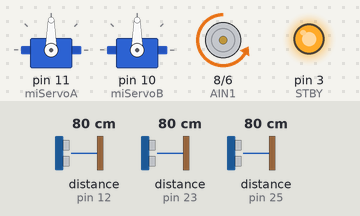
The sketch below on a simulated Arduino Mega 2560, built with avr-gcc and run on an emulated ATmega2560. Parts: 2 × servo, direction and speed pins drawn as motors (green arrow = direction pin HIGH = forward, orange = LOW = backward, longer = more drive, stopped while the standby pin is LOW), output pins drawn as LEDs (lit = HIGH). Wiring (inferred from the names in the program): 3 × ultrasonic range finder: trigger pin 13, echo pin 12 / trigger pin 22, echo pin 23 / trigger pin 24, echo pin 25. Dashed ring = blinking. The test bench sets the inputs (shaded band); at power-on: distance to the obstacle (sensors on pin 12, pin 23, pin 25) 80 cm. The echo pulse lasts 58.3 µs per cm; pins used as bus, display or sensor lines are not drawn; what the sketch prints to the serial monitor is not drawn.

Above: at 1.2 s.
1.3 s: distance to the obstacle (sensor on pin 12) set to 28 cm
4.3 s: distance to the obstacle (sensor on pin 12) set to 22 cm
At 6.4 s:
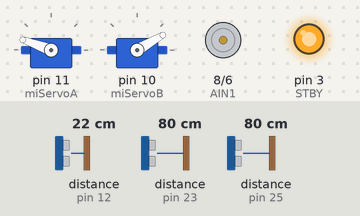
At 7.1 s:
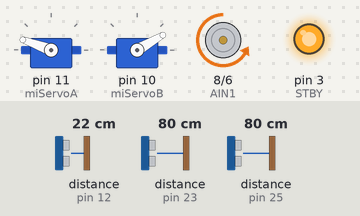
7.3 s: distance to the obstacle (sensor on pin 23) set to 4 cm
At 7.51 s:
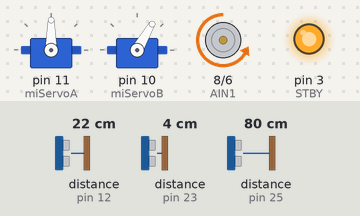
10.3 s: distance to the obstacle (sensor on pin 25) set to 4 cm
At 10.73 s:
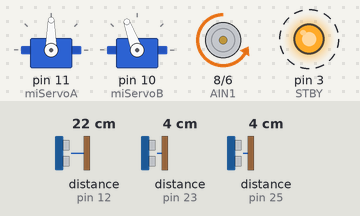
13.3 s: distance to the obstacle (sensor on pin 25) set to 2 cm
16.3 s: distance to the obstacle (sensor on pin 25) set to 9 cm
Timing chart, 0 to 20.3 s (numbered marks = the images above; inputs shaded):
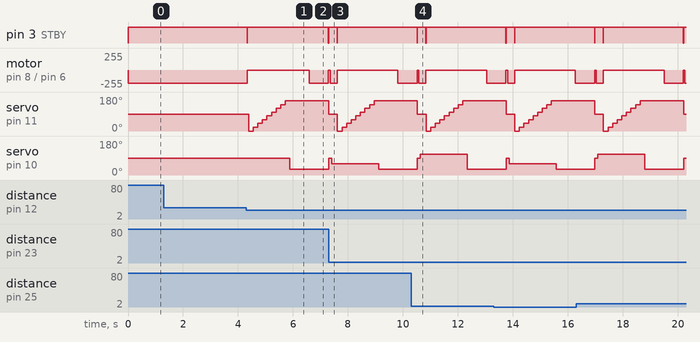

Measured:
- the behaviour switches between 26 and 25 cm on distance to the obstacle (sensor on pin 12) (found by bisection; images 0 and 1)
- after the input at 1.3 s, every drawn part: stays the same
- after the input at 4.3 s, pin 3 (STBY): HIGH → LOW at once, → HIGH 0.01 s later, → LOW 2.9 s later; motor on pin 8 (AIN1) / pin 6 (PWMA): backward 200/255 → stopped at once, → backward 200/255 2.3 s later, → stopped 0.70 s later

The sketch:

Fase8_c_digo_3_sensores.ino
```cpp
#include <Servo.h> // encargada de la abstracción de la Modulación por ancho de pulsos.

int PWMA =6;      // Velocidad motores derecha
int AIN1 =8;     // Dirección motores derecha
int STBY =3;      // Stand-by del puente
int VELOCIDAD =200;   // Velocidad de ensayo (0-255)

Servo miServoA; // Objeto encargado de administrar todas las órdenes a través de él
Servo miServoB; //Mueve al motor ultrasónico

int TRIG_PIN = 13;     // Pin que envía el pulso
int ECHO_PIN = 12;     // Pin que recibe el eco
long TIMEOUT_US = 30000UL; // 30 ms → ~5 m

/* Ángulos de barrido del sensor (0 170°) */
const int MIN_PAN = 0;
const int MAX_PAN = 170;
const int STEP_PAN = 20;

/* ---------- Constantes de control ---------- */
int SPEED_FWD  = 180;   // 0 255
const int SPEED_REV  = 160;   // retroceso lento
const unsigned int SAFE_DIST = 25;   // cm
const unsigned long SCAN_DELAY = 15;  // milisegundos entre mediciones

/* Ángulos de dirección (ajusta a tu mecánica) */
const int CENTER_DIR = 90;
const int LEFT_DIR   = 130;
const int RIGHT_DIR  = 30;

// Pines sensores ultrasónicos laterales cercanos (para evitar paredes cerca)
int trigLateralIzq = 24;
int echoLateralIzq = 25;
int trigLateralDer = 22;
int echoLateralDer = 23;

// Variables para distancias laterales
float lateralIzq = -1;
float lateralDer = -1;

void setup() {
   miServoA.attach(11); // Pin 10 o Pin 11.
   miServoB.attach(10); // Mueve al motor ultrasónico
   Serial.begin(9600);

   pinMode(PWMA, OUTPUT);
   pinMode(AIN1, OUTPUT);
   pinMode(STBY, OUTPUT);
   digitalWrite(STBY, HIGH);  // Activa el TB6612

   miServoA.write(90);
   miServoB.write(90);

   Serial.println("===== Test de motores iniciado =====");

   pinMode(TRIG_PIN, OUTPUT);
   pinMode(ECHO_PIN, INPUT);
   digitalWrite(TRIG_PIN, LOW);          // Asegura nivel bajo inicial
   Serial.println("HC-SR04 listo…");

   // Pines sensores laterales cercanos
   pinMode(trigLateralIzq, OUTPUT);
   pinMode(echoLateralIzq, INPUT);
   pinMode(trigLateralDer, OUTPUT);
   pinMode(echoLateralDer, INPUT);
}

void loop() {
  /* 1. Avance normal */
  miServoB.write(90);
  adelanteMD(SPEED_FWD);
  miServoA.write(90); // mirada frontal

  unsigned int d = readDistance();

  // Leer distancias laterales cercanas
  lateralIzq = medirDistanciaCm(trigLateralIzq, echoLateralIzq);
  lateralDer = medirDistanciaCm(trigLateralDer, echoLateralDer);

  Serial.print("Frontal: ");
  Serial.print(d);
  Serial.print(" cm | Lateral Izq: ");
  Serial.print(lateralIzq);
  Serial.print(" cm | Lateral Der: ");
  Serial.println(lateralDer);

  // Evitar paredes laterales cercanas (menos de 12 cm)
  if (lateralIzq > 0 && lateralIzq < 15) {
    Serial.println(F("Pared cerca a la izquierda, giro suave a la derecha"));
    miServoB.write(110); // gira un poco a la derecha
    delay(200);
  }
  else if (lateralDer > 0 && lateralDer < 15) {
    Serial.println(F("Pared cerca a la derecha, giro suave a la izquierda"));
    miServoB.write(60);  // gira un poco a la izquierda
    delay(200);
  }
  else {
    miServoB.write(CENTER_DIR);
  }

  if (d < SAFE_DIST) {
    /* 2. Obstáculo detectado */
    detener();
    Serial.print(F("Obstáculo a "));
    Serial.print(d);
    Serial.println(F(" cm → Escanear..."));

    /* 3. Barrido panorámico */
    int bestAngle = scanBestAngle();
    Serial.print(F("Mejor ángulo: "));
    Serial.println(bestAngle);

    /* 4. Toma de decisión */
    if (bestAngle < 70) {                 // zona izquierda
      Serial.println(F("Giro a la derecha"));
      miServoB.write(RIGHT_DIR);
      delay(700);
      adelanteMD(SPEED_FWD);
      delay(700);
    }
    else if (bestAngle > 100) {                 // zona derecha
      Serial.println(F("Giro a la izquierda"));
      miServoB.write(LEFT_DIR);
      delay(700);
      adelanteMD(SPEED_FWD);
      delay(700);
    }
    else {
      /* No hay salida clara: retroceder */
      Serial.println(F("Sin salida → Retroceso"));
      atrasMD(SPEED_REV);
      delay(600); //originalmente estaba a 500
    }

    /* 5. Reajustar */
    detener();
    centerAll();
  }

  delay(50); // bucle suave
}

// Función  de control Adelante motores del lado derecho
void atrasMD(int VELOCIDAD)
{
 analogWrite(PWMA, VELOCIDAD);
 digitalWrite(AIN1, HIGH);
}
// Función de control  Atras motores del lado derecho
void adelanteMD(int SPEED_FWD)
{
 analogWrite(PWMA, VELOCIDAD);
 digitalWrite(AIN1, LOW);
}

void detener() {
  analogWrite(PWMA, 0);
  digitalWrite(STBY, LOW);      // Desactiva brevemente el puente
  delay(10);
  digitalWrite(STBY, HIGH);
  Serial.println(F("Motores detenidos"));
}

float medirDistanciaCm(int trigPin, int echoPin) {
  /* 1. Pulso de disparo: 10 µs en alto */
  digitalWrite(trigPin, LOW);
  delayMicroseconds(2);
  digitalWrite(trigPin, HIGH);
  delayMicroseconds(10);
  digitalWrite(trigPin, LOW);
  /* 2. Duración del eco con control de tiempo máximo */
  long dur = pulseIn(echoPin, HIGH, TIMEOUT_US);
  if (dur == 0) return -1.0;            // Sin eco → error/rango excedido
  /* 3. Conversión a cm (velocidad del sonido ~343 m/s a 20 °C) */
  float distancia = dur / 58.0;         // 58 µs ≈ 1 cm
  /* 4. Verificación de límites prácticos */
  if (distancia < 2 || distancia > 400) return -1.0;
  return distancia;
}

/* ---------- Lectura de distancia ---------- */
unsigned int readDistance() {
  digitalWrite(TRIG_PIN, LOW);
  delayMicroseconds(2);
  digitalWrite(TRIG_PIN, HIGH);
  delayMicroseconds(10);
  digitalWrite(TRIG_PIN, LOW);

  unsigned long duration = pulseIn(ECHO_PIN, HIGH, 30000UL); // 30 ms ⇒ ~5 m
  if (duration == 0) return 500; // fuera de rango

  return duration / 58; // μs → cm
}

int scanBestAngle() {
  unsigned int bestDist = 0;
  int bestAngle = 90;

  for (int angle = MIN_PAN; angle <= MAX_PAN; angle += STEP_PAN) {
    miServoA.write(angle);
    delay(150); // tiempo para que el servo llegue y el eco se estabilice
    unsigned int d = readDistance();
    if (d > bestDist) {
      bestDist = d;
      bestAngle = angle;
    }
    delay(SCAN_DELAY);
  }
  return bestAngle; // devuelve el ángulo con más espacio
}

/* ---------- Funciones auxiliares ---------- */
void centerAll() {
  miServoA.write(90);
  miServoB.write(CENTER_DIR);
}
```
